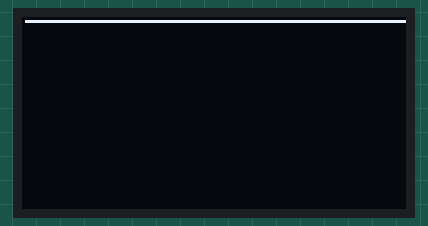
The sketch below on a simulated ESP32. On the bench: 128×64 one-colour display.

Above: at 0.1 s.
At 1.1 s:
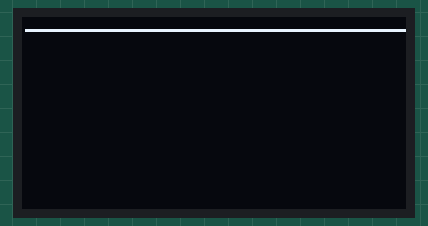

The sketch:

ttgoTest.ino
```cpp
/**************************************************************************
 Based on the Adafruit_SSD1306 example: ssd1306_128x64_i2c
 This is for the TTGO ESP32 OLED module
 **************************************************************************/

#include <SPI.h>
#include <Wire.h>
#include <Adafruit_GFX.h>
#include <Adafruit_SSD1306.h>

// --- OLED DISPLAY -----------------------------------------------------------------------
#define SCREEN_WIDTH 128 // OLED display width, in pixels
#define SCREEN_HEIGHT 64 // OLED display height, in pixels
#define OLED_RESET     16 // Reset pin - changed to 16 for TTGO board
TwoWire twi = TwoWire(1); // create our own TwoWire instance
Adafruit_SSD1306 display(SCREEN_WIDTH, SCREEN_HEIGHT, &twi, OLED_RESET); // passing our TwoWire instance as param

// ***************************************************************************************
// ***  SETUP                                                                          ***
// ***************************************************************************************
void setup() {
  Serial.begin(115200);
  twi.begin(4,15);  // Needs to come before display.begin() is used
  if(!display.begin(SSD1306_SWITCHCAPVCC, 0x3C)) {
    Serial.println(F("SSD1306 allocation failed"));
    for(;;); // Don't proceed, loop forever
  }
}

// ***************************************************************************************
// ***  LOOP                                                                           ***
// ***************************************************************************************

void loop() {

display.clearDisplay();
display.drawLine(1, 1, 128, 1, WHITE);
display.display();
delay(1000);

display.clearDisplay();
display.drawLine(1, 4, 128, 4, WHITE);
display.display();
delay(1000);
}
```

Measured:
- what the display in image 1 shows lasts 1.0 s, from 1.1 s to 2.1 s
